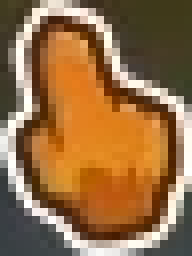
#> input picture assets/mouse 1080p.png, 24 x 32 px (shown 8 times larger)
$ python readYoutube.py
#> lines starting #> are read from the running program, lines starting #| are printed output that depends on the picture; after the words box and inside, x2 and y2 are one past the last pixel; in counts of white or black regions, pixels touching at a corner belong together
import copy

from vidgear.gears import CamGear
import cv2
import numpy as np

confidence = 0.9
thresh = 200


def readTemplate(path):
#> called with path = 'assets/mouse 1080p.png'
    temp = cv2.imread(path, cv2.IMREAD_GRAYSCALE)
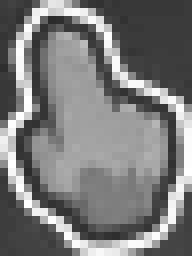
#> temp: shape (32, 24) (shown 8 times larger); min 43, max 255, mean 122.5
    return temp


def getOutline(img_gray):
    # return img_gray
    img_gray[img_gray > thresh] = 255
    img_gray[img_gray <= thresh] = 0
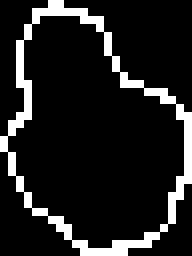
#> img_gray: shape (32, 24) (shown 8 times larger); 12.4% white in thin lines or dots

    # kernel = np.ones((3, 3), np.uint8)
    # outlines = cv2.dilate(img_gray, kernel, iterations=1)

    return img_gray


def connectLines(img_bin, fill=False):
    # https://dsp.stackexchange.com/questions/2564/opencv-c-connect-nearby-contours-based-on-distance-between-them
#> called with fill = True
    def find_if_close(cnt1, cnt2):
        row1, row2 = cnt1.shape[0], cnt2.shape[0]
        for i in range(row1):
            for j in range(row2):
                dist = np.linalg.norm(cnt1[i] - cnt2[j])
                if abs(dist) < 50:
                    return True
                elif i == row1 - 1 and j == row2 - 1:
                    return False

    contours, hierarchy = cv2.findContours(img_bin, cv2.RETR_TREE, cv2.CHAIN_APPROX_NONE)
#> contours = 2 contours; box (x1, y1, x2, y2) and area: (0, 0, 24, 32) 479, (0, 1, 24, 32) 462
    LENGTH = len(contours)
#> LENGTH = 2
    status = np.zeros((LENGTH, 1))
#> status = [0, 0]
    for i, cnt1 in enumerate(contours):
        x = i
        if i != LENGTH - 1:
            for j, cnt2 in enumerate(contours[i + 1:]):
                x = x + 1
                dist = find_if_close(cnt1, cnt2)
                if dist == True:
                    val = min(status[i], status[x])
                    status[x] = status[i] = val
                else:
                    if status[x] == status[i]:
                        status[x] = i + 1
#> this loop made 2 passes

    unified = []
    maximum = int(status.max()) + 1
#> maximum = 1
    for i in range(maximum):
        pos = np.where(status == i)[0]
        if pos.size != 0:
            cont = np.vstack([contours[i] for i in pos])
            hull = cv2.convexHull(cont)
            unified.append(hull)
#> this loop made 1 pass
#> pos on pass 1: [0, 1]
#> after the loop, unified = 1 contour; box (x1, y1, x2, y2) and area: (0, 0, 24, 32) 522

    # cv2.drawContours(img_bin, unified, -1, (0, 255, 0), 2)
    cv2.drawContours(img_bin, unified, -1, 255, -1 if fill else 1)
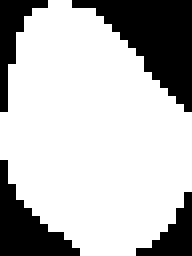
#> img_bin: shape (32, 24) (shown 8 times larger); 73.2% white; 4 black regions, box (x1, y1, x2, y2) and area: (9, 0, 24, 14) 99, (0, 20, 10, 32) 52, (0, 0, 6, 14) 30, (17, 24, 24, 32) 25

    # kernel = np.ones((2, 2), np.uint8)
    # img_bin = cv2.erode(img_bin, kernel, iterations=1)

    return img_bin


mouse_normal_template = readTemplate("assets/mouse 1080p.png")
mouse_normal_mask = connectLines(getOutline(mouse_normal_template.copy()), fill=True)
mouse_click_template = readTemplate("assets/mouse click 1080p.png")
#> call 2 of readTemplate, with path = 'assets/mouse click 1080p.png'
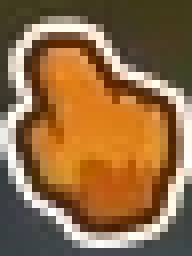
#> input picture assets/mouse click 1080p.png, 24 x 32 px (shown 8 times larger)
#> in readTemplate (call 2), `temp = cv2.imread(path, cv2.IMREAD_GRAYSCALE)`:
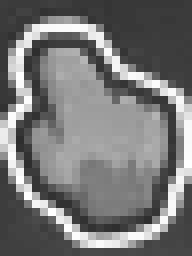
#> temp: shape (32, 24) (shown 8 times larger); min 46, max 255, mean 119.1
mouse_click_mask = connectLines(getOutline(mouse_click_template.copy()), fill=True)
#> in getOutline (call 2), `img_gray[img_gray <= thresh] = 0`:
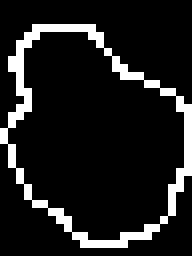
#> img_gray: shape (32, 24) (shown 8 times larger); 11.7% white in thin lines or dots, all inside (x1, y1, x2, y2) = (0, 3, 24, 31)
#> call 2 of connectLines, with fill = True
#> in connectLines (call 2), `contours, hierarchy = cv2.findContours(img_bin, cv2.RETR_TREE, cv2.CHA..`: contours = 2 contours; box (x1, y1, x2, y2) and area: (0, 3, 24, 31) 450, (0, 3, 24, 31) 432
#> the loop in connectLines (call 2), `for i, cnt1 in enumerate(contours):` made 2 passes
#> the loop in connectLines (call 2), `for i in range(maximum):` made 1 pass
#> after the loop in connectLines (call 2), `for i in range(maximum):`: unified = 1 contour; box (x1, y1, x2, y2) and area: (0, 3, 24, 31) 480
#> in connectLines (call 2), `cv2.drawContours(img_bin, unified, -1, 255, -1 if fill else 1)`:
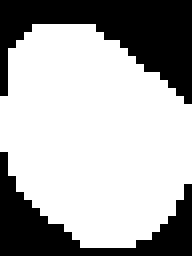
#> img_bin: shape (32, 24) (shown 8 times larger); 67.3% white; 2 black regions, box (x1, y1, x2, y2) and area: (0, 0, 24, 13) 150, (0, 19, 24, 32) 101

#> (the run stopped early here; a loop or call above may not have finished)
